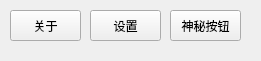
   <widget class="SimpleCardWidget" name="SimpleCardWidget_3">
    <property name="geometry">
     <rect>
      <x>0</x>
      <y>490</y>
      <width>261</width>
      <height>61</height>
     </rect>
    </property>
    <widget class="PushButton" name="pushButton_3">
     <property name="geometry">
      <rect>
       <x>10</x>
       <y>10</y>
       <width>71</width>
       <height>31</height>
      </rect>
     </property>
     <property name="font">
      <font>
       <family>Microsoft YaHei UI</family>
       <pointsize>9</pointsize>
       <bold>false</bold>
      </font>
     </property>
     <property name="styleSheet">
      <string notr="true"/>
     </property>
     <property name="text">
      <string>关于</string>
     </property>
    </widget>
    <widget class="PushButton" name="pushButton_4">
     <property name="geometry">
      <rect>
       <x>90</x>
       <y>10</y>
       <width>71</width>
       <height>31</height>
      </rect>
     </property>
     <property name="font">
      <font>
       <family>Microsoft YaHei UI</family>
       <pointsize>9</pointsize>
       <bold>false</bold>
      </font>
     </property>
     <property name="styleSheet">
      <string notr="true"/>
     </property>
     <property name="text">
      <string>设置</string>
     </property>
    </widget>
    <widget class="PushButton" name="pushButton">
     <property name="geometry">
      <rect>
       <x>170</x>
       <y>10</y>
       <width>71</width>
       <height>31</height>
      </rect>
     </property>
     <property name="font">
      <font>
       <family>Microsoft YaHei UI</family>
       <pointsize>9</pointsize>
       <bold>false</bold>
      </font>
     </property>
     <property name="styleSheet">
      <string notr="true"/>
     </property>
     <property name="text">
      <string>神秘按钮</string>
     </property>
    </widget>
   </widget>
